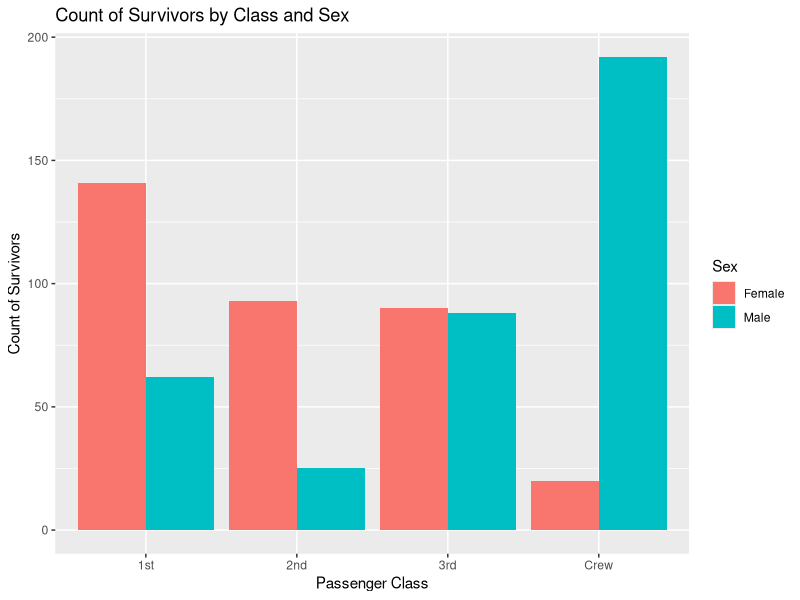
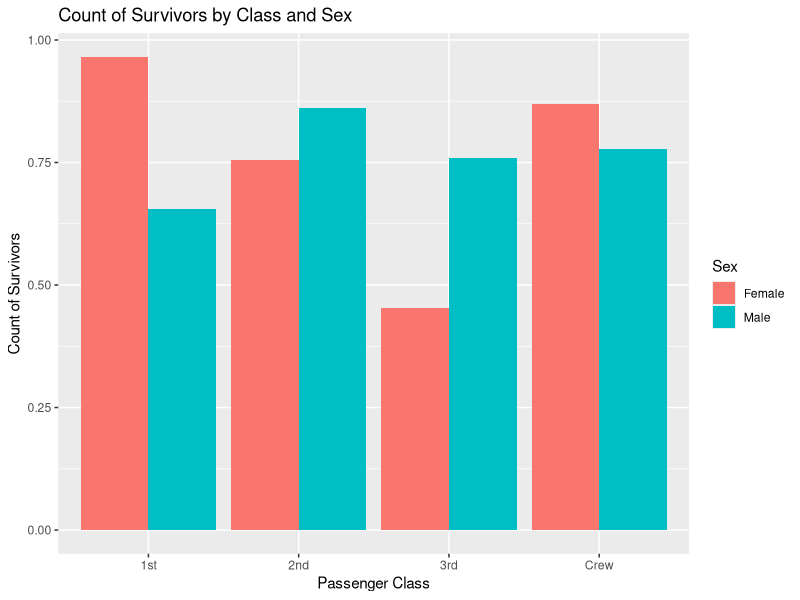
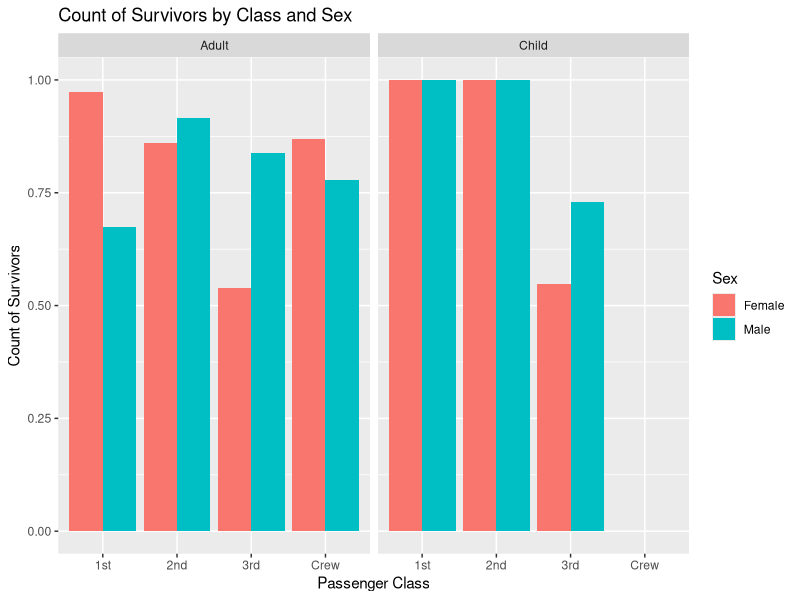

R code for these plots, in order:
## ---- chunk 1
library(tidyverse)

df_titanic <- as_tibble(Titanic)
## ---- chunk 2
## TASK: Perform a `glimpse` of df_titanic
glimpse(df_titanic)
## ---- chunk 3
## NOTE: No need to edit! We'll cover how to
## do this calculation in a later exercise.
df_titanic %>% summarize(total = sum(n))
## ---- chunk 4
## TASK: Visualize counts against `Class` and `Sex`
library(ggplot2)
library(tidyverse)
library(dplyr)
df_titanic <- as_tibble(Titanic)
df_survivors <- df_titanic %>%
  group_by(Class,Sex) %>%
  filter(Survived=="Yes") %>%
  summarise(tt= sum(n))

ggplot(df_survivors, aes(x=Class,y=tt,fill=Sex,))+
  geom_bar(stat = "identity",position = "dodge")+
  ggtitle("Count of Survivors by Class and Sex")+
  xlab("Passenger Class")+
  ylab("Count of Survivors")
  theme_dark()
 
## ---- chunk 5
## NOTE: No need to edit! We'll cover how to
## do this calculation in a later exercise.
df_prop <-
  df_titanic %>%
  group_by(Class, Sex, Age) %>%
  mutate(
    Total = sum(n),
    Prop = n / Total
  ) %>%
  ungroup()
df_prop
## ---- chunk 6
library(ggplot2)
library(tidyverse)
library(dplyr)
df_prop <-
  df_titanic %>%
  group_by(Class, Sex) %>%
  mutate(
    Total = sum(n),
    Prop = n / Total
  ) %>%
  ungroup()
df_prop

ggplot(df_prop, aes(x=Class,y=Prop,fill=Sex,))+
  geom_bar(stat = "identity",position = "dodge")+
  ggtitle("Count of Survivors by Class and Sex")+
  xlab("Passenger Class")+
  ylab("Count of Survivors")
  theme_dark()
 
## ---- chunk 7
library(ggplot2)
library(tidyverse)
library(dplyr)
df_prop <-
  df_titanic %>%
  group_by(Class, Sex,Age) %>%
  mutate(
    Total = sum(n),
    Prop = n / Total
  ) %>%
  ungroup()
df_prop

ggplot(df_prop, aes(x=Class,y=Prop,fill=Sex))+
  geom_bar(stat = "identity",position = "dodge")+
  facet_wrap(~Age)+
  ggtitle("Count of Survivors by Class and Sex")+
  xlab("Passenger Class")+
  ylab("Count of Survivors")
  theme_dark()
 
